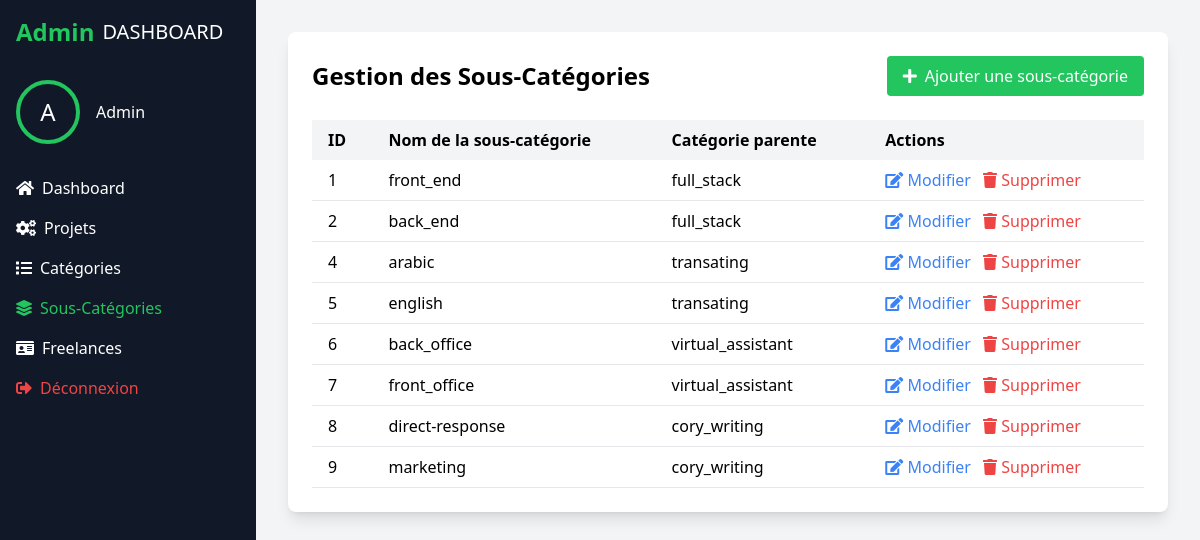
Page /admin/sous_categories.php (signed in) on the earlier database version.
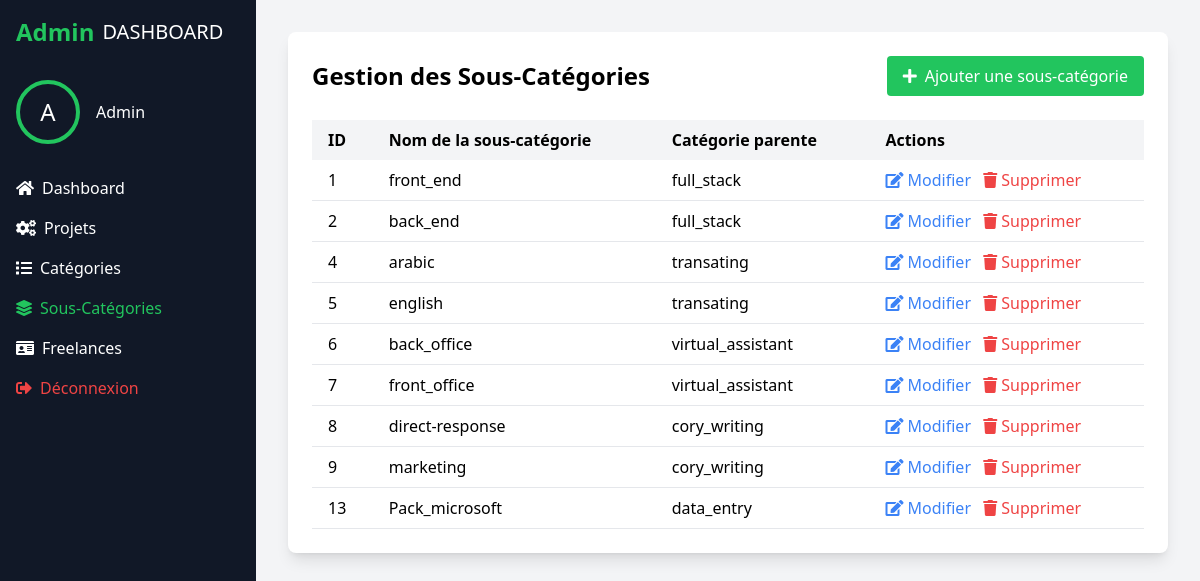
Same page on the later database version.
### tables this page shows
CREATE TABLE `souscategorie` (
  `id_sous_categorie` int NOT NULL,
  `nom_sous_categorie` varchar(255) NOT NULL,
  `id_categorie` int DEFAULT NULL
);

CREATE TABLE `categories` (
  `id_categorie` int NOT NULL,
  `nom_categorie` varchar(255) NOT NULL
);

### admin/sous_categories.php (the view, shortened to what the changed rows need)
<?php
require_once '../config.php';
$stmt = $pdo->query("
    SELECT sc.*, c.nom_categorie
    FROM souscategorie sc
    LEFT JOIN categories c ON sc.id_categorie = c.id_categorie
");
$souscategories = $stmt->fetchAll(PDO::FETCH_ASSOC);
?>
<!DOCTYPE html>
<html lang="fr">
<head>
    <script src="../Config_tailwind/tailwind.js"></script>
    <link href="https://cdnjs.cloudflare.com/ajax/libs/font-awesome/5.15.3/css/all.min.css" rel="stylesheet"/>
</head>
<body class="bg-gray-100">
    <div class="flex h-screen">
        <div class="flex-1 p-8">
            <div class="bg-white rounded-lg shadow-lg p-6">
                <div class="flex justify-between items-center mb-6">
                    <h1 class="text-2xl font-bold">Gestion des Sous-Catégories</h1>
                </div>
                <div class="overflow-x-auto">
                    <table class="w-full">
                        <thead>
                            <tr class="bg-gray-100">
                                <th class="px-4 py-2 text-left">ID</th>
                                <th class="px-4 py-2 text-left">Nom de la sous-catégorie</th>
                                <th class="px-4 py-2 text-left">Catégorie parente</th>
                                <th class="px-4 py-2 text-left">Actions</th>
                            </tr>
                        </thead>
                        <tbody>
                            <?php foreach ($souscategories as $souscat): ?>
                            <tr class="border-b hover:bg-gray-50">
                                <td class="px-4 py-2"><?php echo htmlspecialchars($souscat['id_sous_categorie']); ?></td>
                                <td class="px-4 py-2"><?php echo htmlspecialchars($souscat['nom_sous_categorie']); ?></td>
                                <td class="px-4 py-2"><?php echo htmlspecialchars($souscat['nom_categorie']); ?></td>
                                <td class="px-4 py-2">
                                    <a href="modifier_sous_categorie.php?id=<?php echo $souscat['id_sous_categorie']; ?>"
                                       class="text-blue-500 hover:underline mr-2">
                                        <i class="fas fa-edit"></i> Modifier
                                    </a>
                                    <a href="supprimer_sous_categorie.php?id=<?php echo $souscat['id_sous_categorie']; ?>"
                                       onclick="return confirm('Êtes-vous sûr de vouloir supprimer cette sous-catégorie ?')"
                                       class="text-red-500 hover:underline">
                                        <i class="fas fa-trash"></i> Supprimer
                                    </a>
                                </td>
                            </tr>
                            <?php endforeach; ?>
                        </tbody>
                    </table>
                </div>
            </div>
        </div>
    </div>
</body>
</html>

Differences in the rows shown:
added souscategorie: id_sous_categorie "13", nom_sous_categorie "Pack_microsoft", id_categorie.nom_categorie "data_entry"
